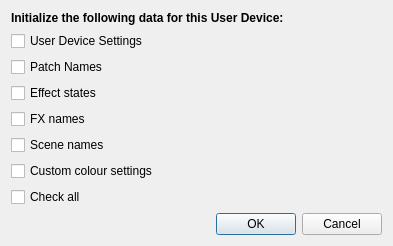
<?xml version="1.0" encoding="UTF-8"?>
<ui version="4.0">
 <class>initializeUserDeviceDataDialog</class>
 <widget class="QDialog" name="initializeUserDeviceDataDialog">
  <property name="geometry">
   <rect>
    <x>0</x>
    <y>0</y>
    <width>393</width>
    <height>221</height>
   </rect>
  </property>
  <property name="windowTitle">
   <string>Dialog</string>
  </property>
  <layout class="QVBoxLayout" name="verticalLayout">
   <item>
    <widget class="QLabel" name="label">
     <property name="font">
      <font>
       <bold>true</bold>
      </font>
     </property>
     <property name="text">
      <string>Initialize the following data for this User Device:</string>
     </property>
    </widget>
   </item>
   <item>
    <widget class="QCheckBox" name="userDeviceSettingsCheckBox">
     <property name="text">
      <string>User Device Settings</string>
     </property>
    </widget>
   </item>
   <item>
    <widget class="QCheckBox" name="patchNamesCheckBox">
     <property name="text">
      <string>Patch Names</string>
     </property>
    </widget>
   </item>
   <item>
    <widget class="QCheckBox" name="effectStatesCheckBox">
     <property name="text">
      <string>Effect states</string>
     </property>
    </widget>
   </item>
   <item>
    <widget class="QCheckBox" name="FXNamesCheckBox">
     <property name="text">
      <string>FX names</string>
     </property>
    </widget>
   </item>
   <item>
    <widget class="QCheckBox" name="sceneNamesCheckBox">
     <property name="text">
      <string>Scene names</string>
     </property>
    </widget>
   </item>
   <item>
    <widget class="QCheckBox" name="colourSetingsCheckBox">
     <property name="text">
      <string>Custom colour settings</string>
     </property>
    </widget>
   </item>
   <item>
    <widget class="QCheckBox" name="checkAllBox">
     <property name="text">
      <string>Check all</string>
     </property>
    </widget>
   </item>
   <item>
    <widget class="QDialogButtonBox" name="buttonBox">
     <property name="orientation">
      <enum>Qt::Horizontal</enum>
     </property>
     <property name="standardButtons">
      <set>QDialogButtonBox::Cancel|QDialogButtonBox::Ok</set>
     </property>
    </widget>
   </item>
  </layout>
 </widget>
 <resources/>
 <connections>
  <connection>
   <sender>buttonBox</sender>
   <signal>accepted()</signal>
   <receiver>initializeUserDeviceDataDialog</receiver>
   <slot>accept()</slot>
   <hints>
    <hint type="sourcelabel">
     <x>248</x>
     <y>254</y>
    </hint>
    <hint type="destinationlabel">
     <x>157</x>
     <y>274</y>
    </hint>
   </hints>
  </connection>
  <connection>
   <sender>buttonBox</sender>
   <signal>rejected()</signal>
   <receiver>initializeUserDeviceDataDialog</receiver>
   <slot>reject()</slot>
   <hints>
    <hint type="sourcelabel">
     <x>316</x>
     <y>260</y>
    </hint>
    <hint type="destinationlabel">
     <x>286</x>
     <y>274</y>
    </hint>
   </hints>
  </connection>
 </connections>
</ui>
